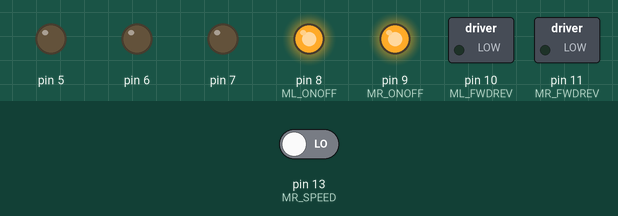
Simulated run of this sketch. Board: Arduino Pro Mini, built with avr-gcc and run on an emulated ATmega328P. Parts: switched loads named in the sketch (green lamp = pin HIGH), output pins drawn as LEDs (lit = HIGH). The test bench sets the inputs (shaded band); at power-on: pin 13 (MR_SPEED) LOW. What the sketch prints to the serial monitor is not drawn.

Above: at 0.1 s.
Timing chart, 0 to 1.6 s (numbered marks = the images above):
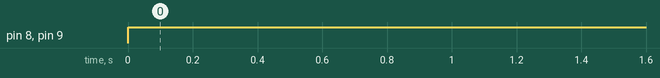

The sketch:

WalnutPgmCar.ino
```cpp
/**************************************************************
  Target MCU: Arduino Pro Mini (ATmega328P)
  Clock type: External as in Arduino Pro Mini
  Clock speed: 16Mhz as of Arduino Pro Mini 16Mhz 5V version
  Name    : WalnutPgmCar.ino
  Author  : Insoo Kim (insoo@hotmail.com)
  Date    : Thu Aug 06, 2015
  Update  : Sun Aug 09, 2015
  Objective: Program self-driving car by Walnut or any thing. Code by Thing!
  Desc    : There are two modes of operation: Coding & Playing
    ** Coding mode **
    0) Set some navigation target and route from your starting point of the car.
        and draw the sequence of your path-finding route
        using the predefined walnut commands.

    1) Set PGM_Mode switch On, to code the car using walnuts.

    2) Put the Start walnut on the WPP(Walnut Programming Pad),
        successful contacts with your Start walnut terminal and the WPP
        will turn on Green LED.

    3) Put each of command walnut on the WPP by the sequence of your navigation path.
        successful contacts with your each command walnut terminal and the WPP
        will turn on Yellow LED.

    4) Put the End walnut on the WPP,
        successful contacts with your End walnut terminal and the WPP
        will turn on Red LED.

    5) Now that the coding is done, you can run or play the car according to your code.

    ** Playing mode **
    1) Set PGM_Mode switch Off.

    2) The car will automatically run, so that put the car gently on the starting point,
        then press the reset button of the Arduino UNO.

    3) It will follow the path you have coded to get to the target of your intention.

  Ref:
  How to separate Arduino sketch files
  http://allgood38.io/understand-arduino-development.html
*****************************************************************/

//------pin assignments
#define MR_ONOFF 9
#define ML_ONOFF 8

//if both relays are off the car moves forward
//if both relays are on the car moves backward
#define MR_FWDREV 11
#define ML_FWDREV 10

#define MR_SPEED 13

//1000 ms is for nearly 180 degree at 4V battery
#define TurnLeftRightDuration 500

//prevent coninuous reading of IR sensor
#define afterTurningDelay 500 //ms

//test period for debugging purpose
#define testPeriod 5000 //ms

#define speedCheckInterval 2000 //ms

unsigned long cntOpenSlot=0, cntTirePerimeter=0;
int prevState=0, curState=0;
float tirePerimeter, travelDist, travelSpeed, prevSpeed;
unsigned long lapse, prevTime, curTime;
unsigned long startTime,loopLapse, loopPrevTime=0;

const float tireD=6.60;
const float  pi=3.14;
#define NUMSLOTS 20

//--------------------------------------------------
void setup()
{
  Serial.begin(9600);
  pinMode(MR_ONOFF, OUTPUT);
  pinMode(ML_ONOFF, OUTPUT);

  digitalWrite(MR_ONOFF, LOW);
  digitalWrite(ML_ONOFF, LOW);
  //digitalWrite(MR_ONOFF, HIGH);
  //digitalWrite(ML_ONOFF, HIGH);

  curTime = millis();
  prevTime = curTime;

  //forward & backward control to motor
  pinMode(MR_FWDREV, OUTPUT);
  pinMode(ML_FWDREV, OUTPUT);

  pinMode(MR_SPEED, INPUT);

  startTime = millis();
  loopPrevTime = startTime;
  tirePerimeter = tireD * pi;
  setupCBT();

  //testGoForward();

}//setup

//--------------------------------------------------
void loop()
{
  masterTest();

  //loopCBT();
  //EEPROMsimpleRead();
  //readEEPROMnPrint();
  //delay(5000);
}//loop

//------------------------------------------------
void masterTest()
{
  goForward();
  checkSpeed();
  //testGoForward();
  /*
  testGoForward();
  testGoBackward();
  testTurnLeft();
  testTurnRight();
  testTurnClk();
  testTurnAntClk();
  */
}//masterTest

//------------------------------------------------
void noBlockDelay(unsigned long delayDuration)
{
  unsigned long noBlockCurTime, noBlockPrevTime, noBlockLapse;

  noBlockCurTime = millis();
  noBlockPrevTime = noBlockCurTime;
  noBlockLapse = noBlockCurTime - noBlockPrevTime;
  while (noBlockLapse < delayDuration)
  {
    noBlockCurTime = millis();
    noBlockLapse = noBlockCurTime - noBlockPrevTime;
  }
}//noBlockageDelay

//------------------------------------------------
void goBackward()
{
  //reverse polarize right & left motors
  digitalWrite(MR_FWDREV, HIGH);
  digitalWrite(ML_FWDREV, HIGH);
  delay(50);
  digitalWrite(ML_ONOFF, HIGH);
  digitalWrite(MR_ONOFF, HIGH);
}//goBackward

//------------------------------------------------
void goForward()
{
  //normal polarize right & left motors
  digitalWrite(MR_FWDREV, LOW);
  digitalWrite(ML_FWDREV, LOW);
  //delay(50);
  digitalWrite(ML_ONOFF, HIGH);
  digitalWrite(MR_ONOFF, HIGH);
}//goForward

//------------------------------------------------
void stopAll()
{
  digitalWrite(ML_ONOFF, LOW);
  digitalWrite(MR_ONOFF, LOW);
  delay(50);
}//stopAll

//------------------------------------------------
void turnClk()
{
  //reverse polarize right & normal left motors
  digitalWrite(MR_FWDREV, HIGH);
  digitalWrite(ML_FWDREV, LOW);
  delay(50);
  digitalWrite(ML_ONOFF, HIGH);
  digitalWrite(MR_ONOFF, HIGH);
  delay(TurnLeftRightDuration);
  //goForward();
}//turnClk()

//------------------------------------------------
void turnAntClk()
{
  //normal polarize right & reverse left motors
  digitalWrite(MR_FWDREV, LOW);
  digitalWrite(ML_FWDREV, HIGH);
  delay(50);
  digitalWrite(ML_ONOFF, HIGH);
  digitalWrite(MR_ONOFF, HIGH);
  delay(TurnLeftRightDuration);
  //goForward();
}//turnAntClk()

//------------------------------------------------
void turnLeft()
{
  digitalWrite(ML_ONOFF, LOW);
  digitalWrite(MR_ONOFF, HIGH);
  delay(TurnLeftRightDuration);
  goForward();
}//turnLeft()

//------------------------------------------------
void turnRight()
{
  digitalWrite(ML_ONOFF, HIGH);
  digitalWrite(MR_ONOFF, LOW);
  delay(TurnLeftRightDuration);
  goForward();
}//turnRight()

//------------------------------------------------
void checkSpeed()
{
  //proceed time tick
  curTime = millis();

  //when photoTRrightansistor, that is MR_SPEED, is blocked
  if ( digitalRead(MR_SPEED) == HIGH)
  {
    //digitalWrite(sigLED, HIGH);
    //Serial.println("Blocked");
      curState = 1;
    if (prevState != curState)
    {
      prevState = 1;
    }
  }//if ( digitalRead(photoTRright) == HIGH)
  else
  {
    //digitalWrite(sigLED,  LOW);
    //Serial.println("Open");
    curState = 0;
    if (prevState != curState)
    {
      cntOpenSlot++;
      prevState = 0;

      //Serial.print("Passing slots: ");
      //Serial.println(cntOpenSlot);
    }//if (prevState != curState)
  }//else, that is ( digitalRead(photoTRright) == LOW)

  lapse = curTime - prevTime;
  if (lapse > 2000)
  {
    digitalWrite(ML_ONOFF, HIGH);
    digitalWrite(MR_ONOFF, HIGH);
  }

  if (lapse > speedCheckInterval)
  {
    travelDist = (float)tirePerimeter * (float)cntOpenSlot / (float)NUMSLOTS;
    Serial.print("cntOpenSlot: ");
    Serial.println(cntOpenSlot);
    Serial.print("travelDist: ");
    Serial.println(round(travelDist));
    travelSpeed = travelDist/(speedCheckInterval/1000);
    //Display speed
    //disp7seg2digits(travelSpeed, false, false);
    Serial.print("travelSpeed [cm/s]: ");
    Serial.println(round(travelSpeed));
    prevTime = curTime;
    cntOpenSlot=0;
    if ((prevSpeed == 0) && (travelSpeed == 0))
      //dispBlank();
    prevSpeed = travelSpeed;
  }//if (lapse > speedCheckInterval)
}//checkSpeed()

//------------------------------------------------
//------------------------------------------------
//------------------------------------------------
```

testWPC.ino
```cpp
/**************************************************************
  Target MCU: Arduino Pro Mini (ATmega328P)
  Clock type: External as in Arduino Pro Mini
  Clock speed: 16Mhz as of Arduino Pro Mini 16Mhz 5V version
  Name    : testWPC.ino
  Author  : Insoo Kim (insoo@hotmail.com)
  Date    : Thu Aug 06, 2015
  Update  : Sun Aug 09, 2015
  Objective: Program self-driving car by Walnut or any thing. Code by Thing!
  Desc    : This is an accompanying code module for WalnutPgmCar.ino
            Code snippets for test purpose

  Ref:
*****************************************************************/

//------------------------------------------------
void testGoForward()
{
  goForward();
  delay(1000);
  stopAll();
  delay(1000);
}//testGoBackward

//------------------------------------------------
void testGoBackward()
{
  goBackward();
  delay(1000);
  stopAll();
  delay(1000);
}//testGoBackward

//------------------------------------------------
void testTurnLeft()
{
  turnLeft();
  delay(1000);
  stopAll();
  delay(1000);
}//testTurnLeft

//------------------------------------------------
void testTurnRight()
{
  turnRight();
  delay(1000);
  stopAll();
  delay(1000);
}//testTurnRight

//------------------------------------------------
void testTurnClk()
{
  turnClk();
  delay(1000);
  stopAll();
  delay(1000);
}//testTurnClk

//------------------------------------------------
void testTurnAntClk()
{
  turnAntClk();
  delay(1000);
  stopAll();
  delay(1000);
}//testTurnAntClk

//------------------------------------------------
void testRightMotorBackward()
{
  digitalWrite(MR_ONOFF, HIGH);

  digitalWrite(MR_FWDREV, LOW);
  delay(1000);
  digitalWrite(MR_FWDREV, HIGH);
  delay(1000);
  digitalWrite(MR_FWDREV, LOW);

  digitalWrite(MR_ONOFF, LOW);
  delay(2000);
}//testRightMotorBackward

//------------------------------------------------
void testLeftMotorBackward()
{
  digitalWrite(ML_ONOFF, HIGH);

  digitalWrite(ML_FWDREV, LOW);
  delay(1000);
  digitalWrite(ML_FWDREV, HIGH);
  delay(1000);
  digitalWrite(ML_FWDREV, LOW);

  digitalWrite(ML_ONOFF, LOW);
  delay(2000);
}//testLeftMotorBackward
```

Source omitted: CodingByThing.ino (14652 bytes)

Measured:
- by itself, pin 8 (ML_ONOFF), pin 9 (MR_ONOFF): LOW → HIGH at 0.00 s
